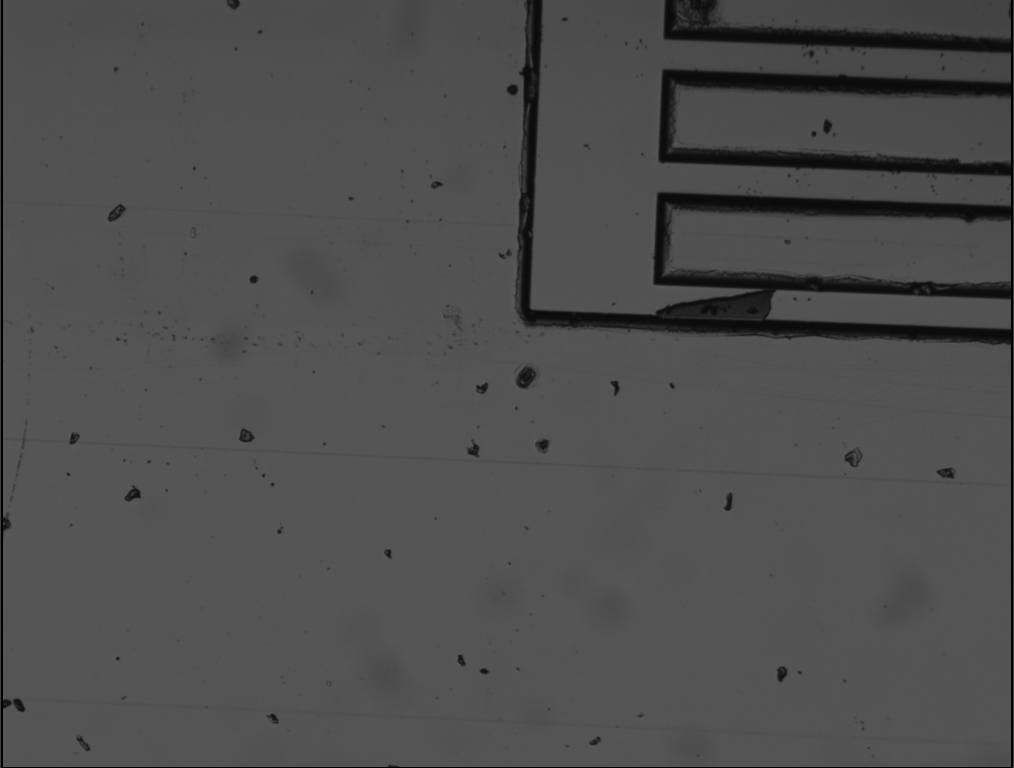
#> input picture backend/prototyping/BL.PNG, 1014 x 768 px
$ jupyter execute detect_rotation.ipynb
#> lines starting #> are read from the running program, lines starting #| are printed output that depends on the picture
[cell 1]
from PIL import Image
import matplotlib.pyplot as plt

[cell 2]
import cv2
import numpy as np

img = cv2.imread('BL.PNG')
#> img is the input picture: shape (768, 1014, 3); min 0, max 92, mean 77.5
img = img[200:, 200:-10]
#> img: shape (568, 804, 3)
plt.imshow(img)
gray = cv2.cvtColor(img,cv2.COLOR_BGR2GRAY)
edges = cv2.Canny(gray,50,150,apertureSize = 3)
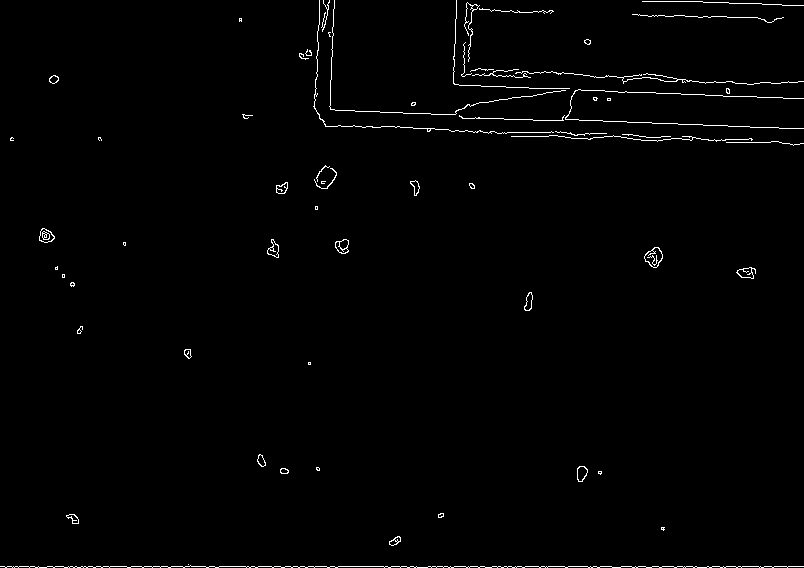
#> edges: shape (568, 804); 1.1% white in thin lines or dots
eges = edges[100:-100]
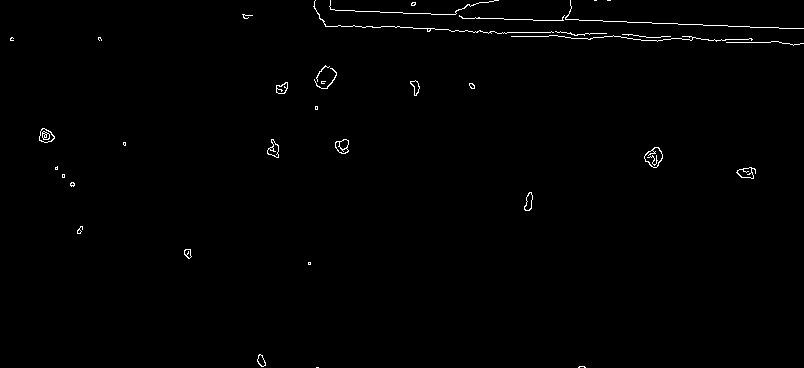
#> eges: shape (368, 804); 0.74% white in thin lines or dots

lines = cv2.HoughLines(gray,1,np.pi/180,1)
for rho,theta in lines[0]:
    a = np.cos(theta)
    b = np.sin(theta)
    x0 = a*rho
    y0 = b*rho
    x1 = int(x0 + 1000*(-b))
    y1 = int(y0 + 1000*(a))
    x2 = int(x0 - 1000*(-b))
    y2 = int(y0 - 1000*(a))

    cv2.line(img,(x1,y1),(x2,y2),(0,0,255),2)
#> this loop made 1 pass
#> (rho, theta, a, b, x0, y0, x1, y1) on pass 1: (402, 0.785, 0.707, 0.707, 284.3, 284.3, -422, 991)
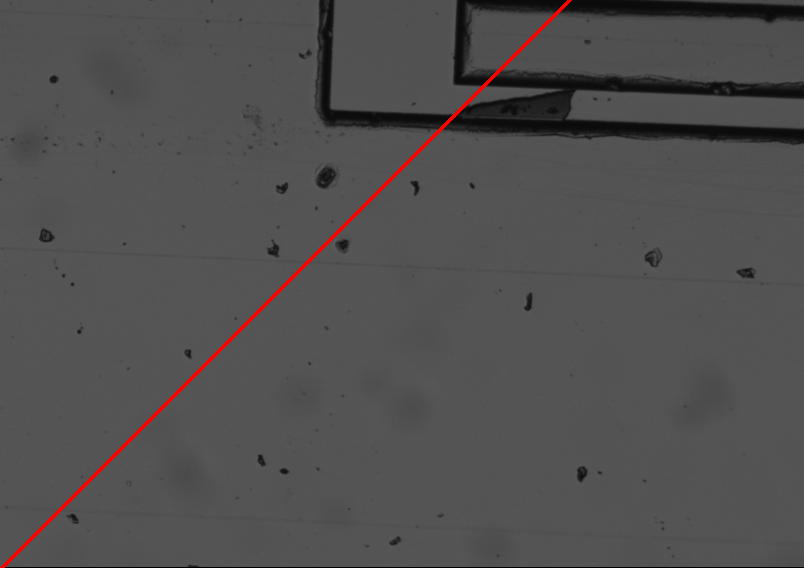
#> img: shape (568, 804, 3); mean B, G, R 79.1, 79.1, 80.7
# plt.imshow(img)
cv2.imwrite('houghlines3.jpg',img)
#> Out = True

[cell 3]
plt.imshow(edges)
plt.axis('off')

[cell 4]
import numpy as np

from skimage.transform import hough_line, hough_line_peaks
from skimage.feature import canny
from skimage.draw import line as draw_line
from skimage import data

import matplotlib.pyplot as plt
from matplotlib import cm


# Constructing test image
# image = np.zeros((200, 200))
# idx = np.arange(25, 175)
# image[idx, idx] = 255
# image[draw_line(45, 25, 25, 175)] = 255
# image[draw_line(25, 135, 175, 155)] = 255
image = np.array(Image.open('BL.PNG').convert("L"))
image = cv2.Canny(image, 0, 100, apertureSize=3)
#> image: shape (768, 1014); 2.2% white in thin lines or dots
print(image.shape)
#| (768, 1014)

# Classic straight-line Hough transform
# Set a precision of 0.5 degree.
tested_angles = np.linspace(-np.pi / 2, np.pi / 2, 5, endpoint=False)
h, theta, d = hough_line(image, theta=tested_angles)
#> h = 2547 rows, first 6: [0, 0, 0, 0, 0], [0, 0, 0, 0, 0], [0, 0, 0, 0, 0], [0, 0, 0, 0, 0], [0, 0, 0, 0, 0], [0, 0, 0, 0, 0]; theta = [-1.57, -0.942, -0.314, 0.314, 0.942]; d = 2547 values from -1273 to 1273

# Generating figure 1
fig, axes = plt.subplots(1, 3, figsize=(15, 6))
ax = axes.ravel()

ax[0].imshow(image, cmap=cm.gray)
ax[0].set_title('Input image')
ax[0].set_axis_off()

angle_step = 0.5 * np.diff(theta).mean()
#> angle_step = 0.314
d_step = 0.5 * np.diff(d).mean()
#> d_step = 0.5
bounds = [np.rad2deg(theta[0] - angle_step),
          np.rad2deg(theta[-1] + angle_step),
          d[-1] + d_step, d[0] - d_step]
#> bounds = [-108, 72, 1273.5, -1273.5]
ax[1].imshow(np.log(1 + h), extent=bounds, cmap=cm.gray, aspect=1 / 1.5)
ax[1].set_title('Hough transform')
ax[1].set_xlabel('Angles (degrees)')
ax[1].set_ylabel('Distance (pixels)')
ax[1].axis('image')

ax[2].imshow(image, cmap=cm.gray)
ax[2].set_ylim((image.shape[0], 0))
ax[2].set_axis_off()
ax[2].set_title('Detected lines')

for _, angle, dist in zip(*hough_line_peaks(h, theta, d)):
    (x0, y0) = dist * np.array([np.cos(angle), np.sin(angle)])
    ax[2].axline((x0, y0), slope=np.tan(angle + np.pi/2))
#> this loop made 1 pass
#> (angle, dist, x0, y0) on pass 1: (-1.57, -766, -4.69e-14, 766)

plt.tight_layout()
plt.show()
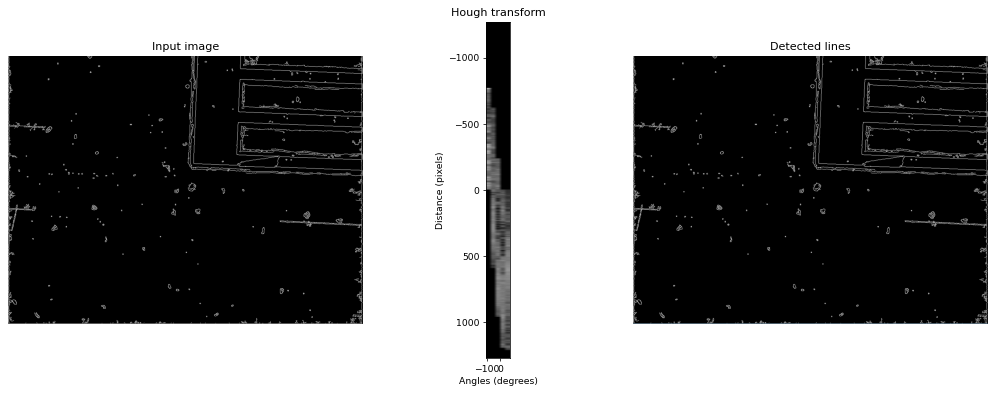
#> figure drawn by matplotlib, 3 panels

[cell 5]
img = cv2.imread("BL.png",0)
img = cv2.Canny(img, 20, 200, apertureSize=3)
#> img: shape (768, 1014); 1.4% white in thin lines or dots

#Create default parametrization LSD
lsd = cv2.createLineSegmentDetector(0)

#Detect lines in the image
lines = lsd.detect(img)[0] #Position 0 of the returned tuple are the detected lines
#> lines = 272 rows, first 6: [667.8, 109.4, 667, 138.2], [911.8, 281.3, 833.3, 271.6], [723.1, 148.2, 673.1, 145.4], [968.1, 338.1, 953.1, 337.7], [667.8, 88.12, 667.8, 98.13], [664.4, 69.84, 838.1, 76.74]
# lines = list(lines).sort(reverse=True, key = lambda x: )

#Draw detected lines in the image
drawn_img = lsd.drawSegments(img,lines)
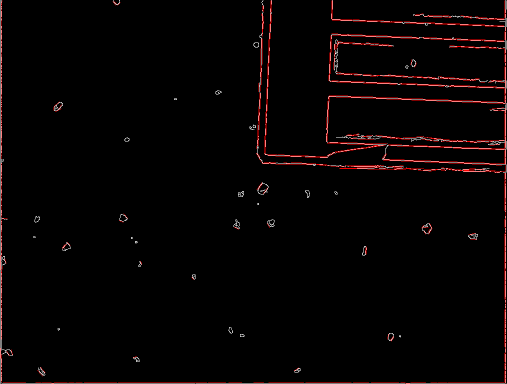
#> drawn_img: shape (768, 1014, 3) (shown at 1/2 size); mean of channels 0, 1, 2 3.1, 3.1, 7.1; drawn as B, G, R

[cell 6]
plt.imshow(drawn_img)

[cell 7]
lines[1]
#> Out = [[911.8, 281.3, 833.3, 271.6]]

[cell 8]
im = cv2.imread("BL.PNG")
# kernel = np.ones((16,16),np.float32)/(16 * 16)
# im = cv2.filter2D(im,-1,kernel)
im = cv2.Canny(im, 255/4, 255, apertureSize=3)
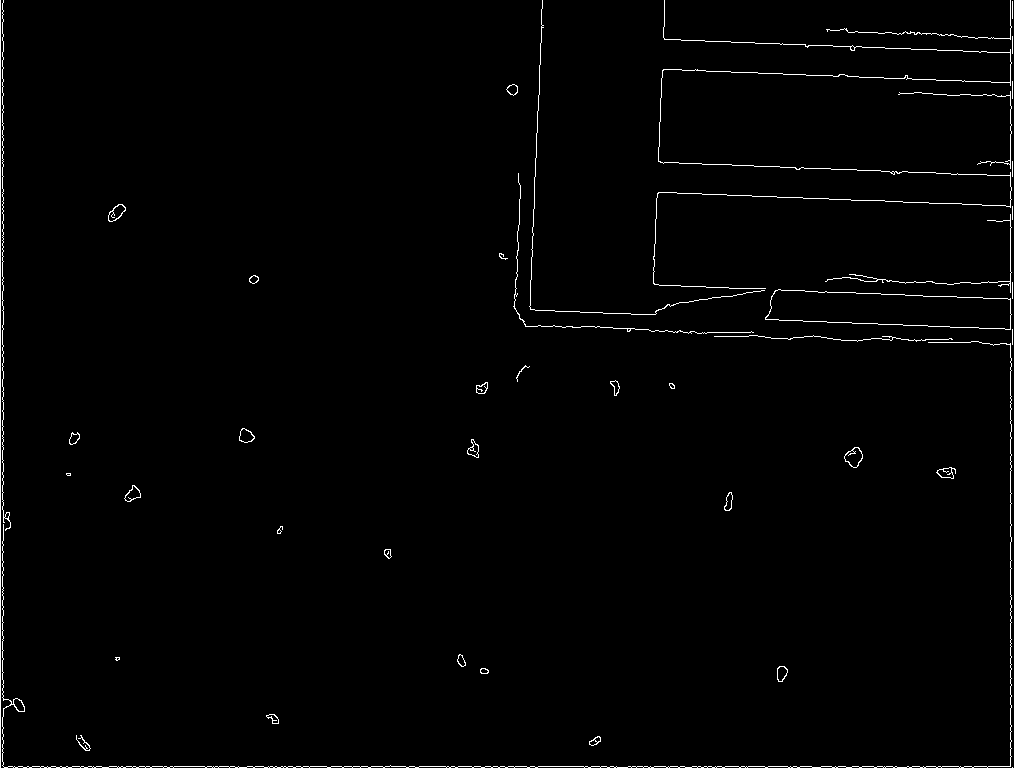
#> im: shape (768, 1014); 1.1% white in thin lines or dots
plt.imshow(im)

[cell 9]
#Create default parametrization LSD
lsd = cv2.createLineSegmentDetector(0)

#Detect lines in the image
lines = lsd.detect(im)[0] #Position 0 of the returned tuple are the detected lines
#> lines = 211 rows, first 6: [911.7, 282, 849.3, 272.6], [664.4, 69.84, 838.1, 76.74], [19.36, 710.6, 13.33, 701.7], [769.5, 308.2, 763.9, 317.3], [255.4, 435.9, 246.9, 426.8], [140.2, 489.8, 133.9, 483.6]
lines = lines[0:len(lines) // 5]
#> lines = 42 rows, first 6: [911.7, 282, 849.3, 272.6], [664.4, 69.84, 838.1, 76.74], [19.36, 710.6, 13.33, 701.7], [769.5, 308.2, 763.9, 317.3], [255.4, 435.9, 246.9, 426.8], [140.2, 489.8, 133.9, 483.6]

#Draw detected lines in the image
drawn_img = lsd.drawSegments(im,lines)
plt.imshow(drawn_img)

$ run again, with backend/prototyping/BR.PNG copied over backend/prototyping/BL.PNG
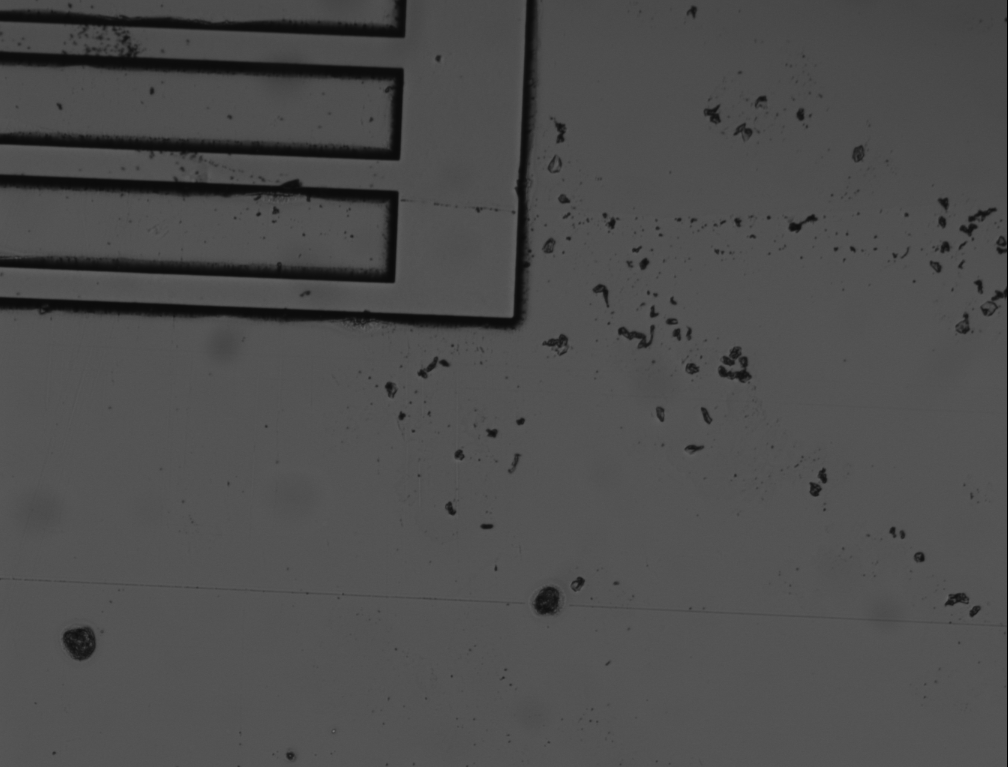
#> input picture backend/prototyping/BR.PNG, 1008 x 767 px
#> img is the input picture: shape (767, 1008, 3); min 0, max 112, mean 77.4
#> edges: shape (567, 798); 1.2% white in thin lines or dots
#> eges: shape (367, 798); 1.1% white in thin lines or dots
#> the loop `for rho,theta in lines[0]:` made 1 pass
#> (rho, theta, a, b, x0, y0, x1, y1) on pass 1: (402, 0.785, 0.707, 0.707, 284.3, 284.3, -422, 991)
#> after the loop `for rho,theta in lines[0]:`:
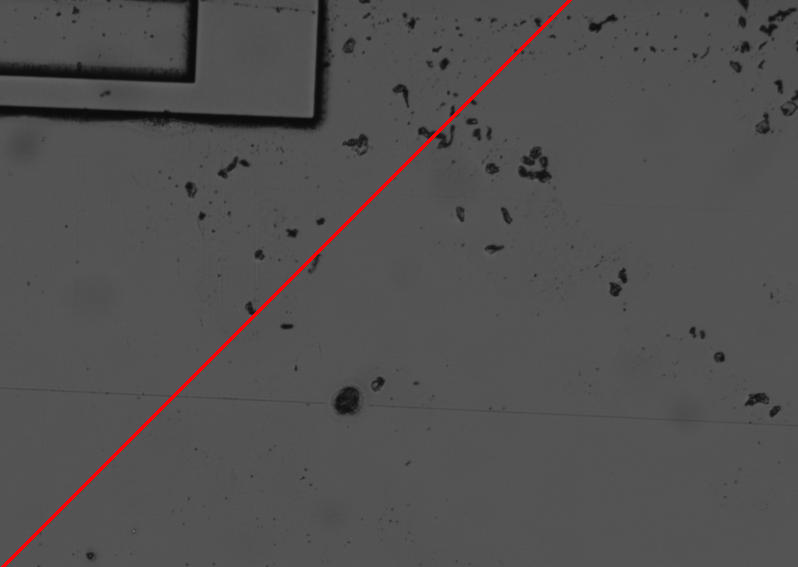
#> img: shape (567, 798, 3); mean B, G, R 80, 80, 81.6
#> `cv2.imwrite('houghlines3.jpg',img)`: Out = True
#| (767, 1008)
#> `h, theta, d = hough_line(image, theta=tested_angles)`: h = 2535 rows, first 6: [0, 0, 0, 0, 0], [0, 0, 0, 0, 0], [0, 0, 0, 0, 0], [0, 0, 0, 0, 0], [0, 0, 0, 0, 0], [0, 0, 0, 0, 0]; theta = [-1.57, -0.942, -0.314, 0.314, 0.942]; d = 2535 values from -1267 to 1267
#> angle_step = 0.314
#> d_step = 0.5
#> bounds = [-108, 72, 1267.5, -1267.5]
#> the loop `for _, angle, dist in zip(*hough_line_peaks(h, theta, d)):` made 17 passes
#> (angle, dist, x0, y0) on passes 1 to 8: (-1.57, -267, -1.63e-14, 267), (-1.57, -316, -1.93e-14, 316), (-1.57, -21, -1.29e-15, 21), (-1.57, -218, -1.33e-14, 218), (-1.57, -66, -4.04e-15, 66), (-1.57, -327, -2e-14, 327), (-1.57, -146, -8.94e-15, 146), (-1.57, -195, -1.19e-14, 195)
#> `lines = lsd.detect(img)[0]`: lines = 210 rows, first 6: [719.1, 376.7, 733.2, 380.5], [361.9, 266.5, 284.3, 264.3], [964.4, 591.2, 948.1, 593], [996.9, 622.9, 966.8, 621.8], [523, 249.3, 522.2, 259.3], [962.7, 268, 965.2, 259.3]
#> `lines[1]`: Out = [[361.9, 266.5, 284.3, 264.3]]
#> `im = cv2.Canny(im, 255/4, 255, apertureSize=3)`:
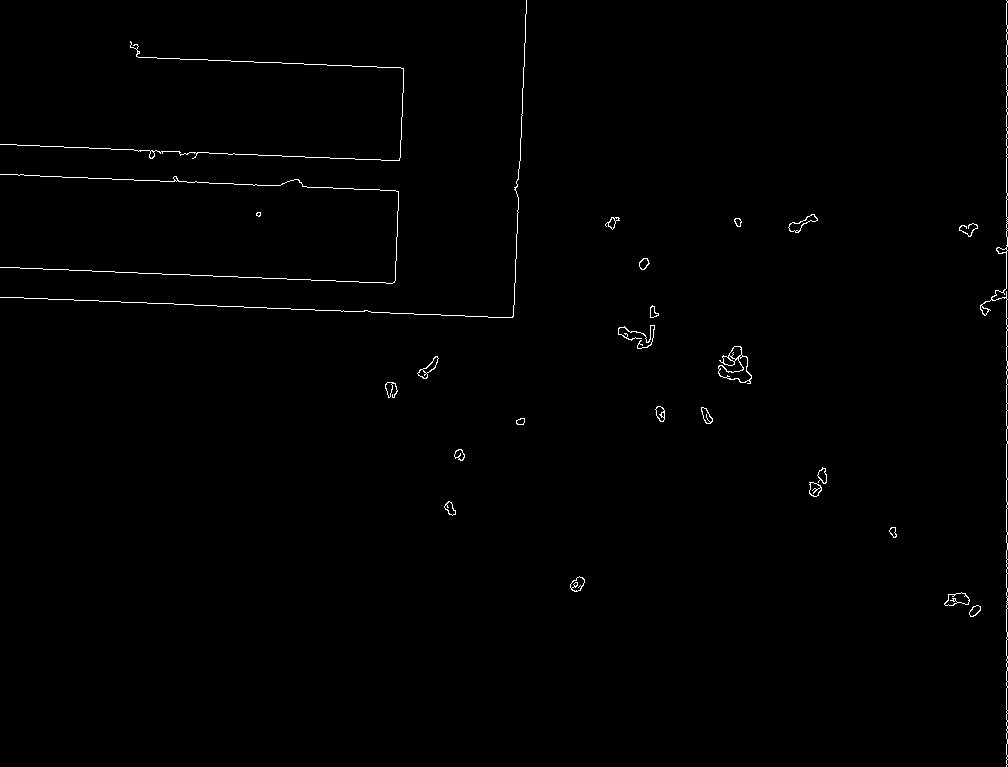
#> im: shape (767, 1008); 0.64% white in thin lines or dots
#> `lines = lsd.detect(im)[0]`: lines = 102 rows, first 6: [719.1, 376.7, 733.2, 380.5], [964.4, 591.2, 948.1, 593], [1005, 115.6, 1005.1, 245.6], [978.9, 308.9, 982.9, 315.7], [652.2, 344.4, 655.1, 325.5], [178.1, 150.2, 0.596, 142.5]
#> `lines = lines[0:len(lines) // 5]`: lines = 20 rows, first 6: [719.1, 376.7, 733.2, 380.5], [964.4, 591.2, 948.1, 593], [1005, 115.6, 1005.1, 245.6], [978.9, 308.9, 982.9, 315.7], [652.2, 344.4, 655.1, 325.5], [178.1, 150.2, 0.596, 142.5]
